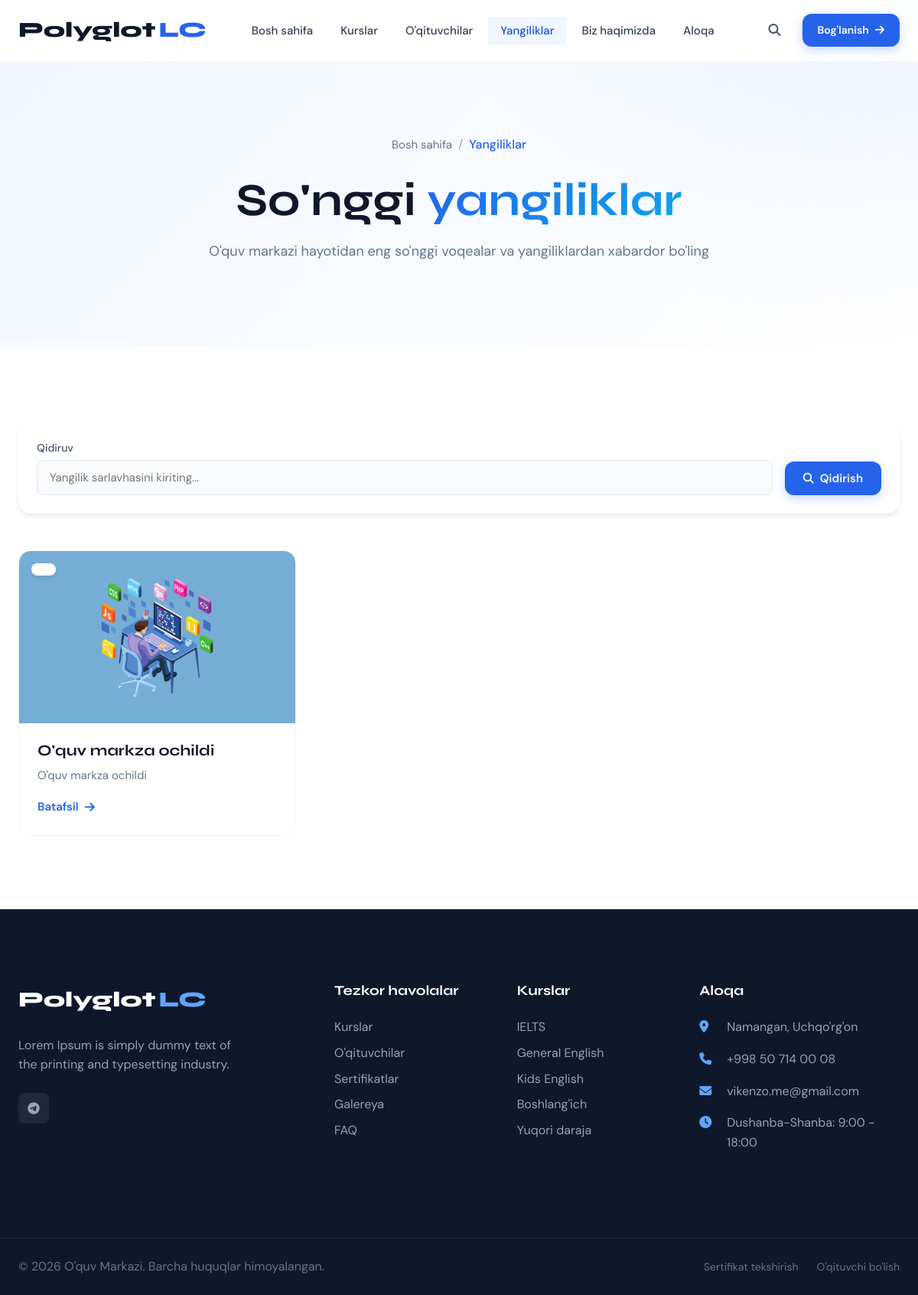
The app's page /yangiliklar/, older data.
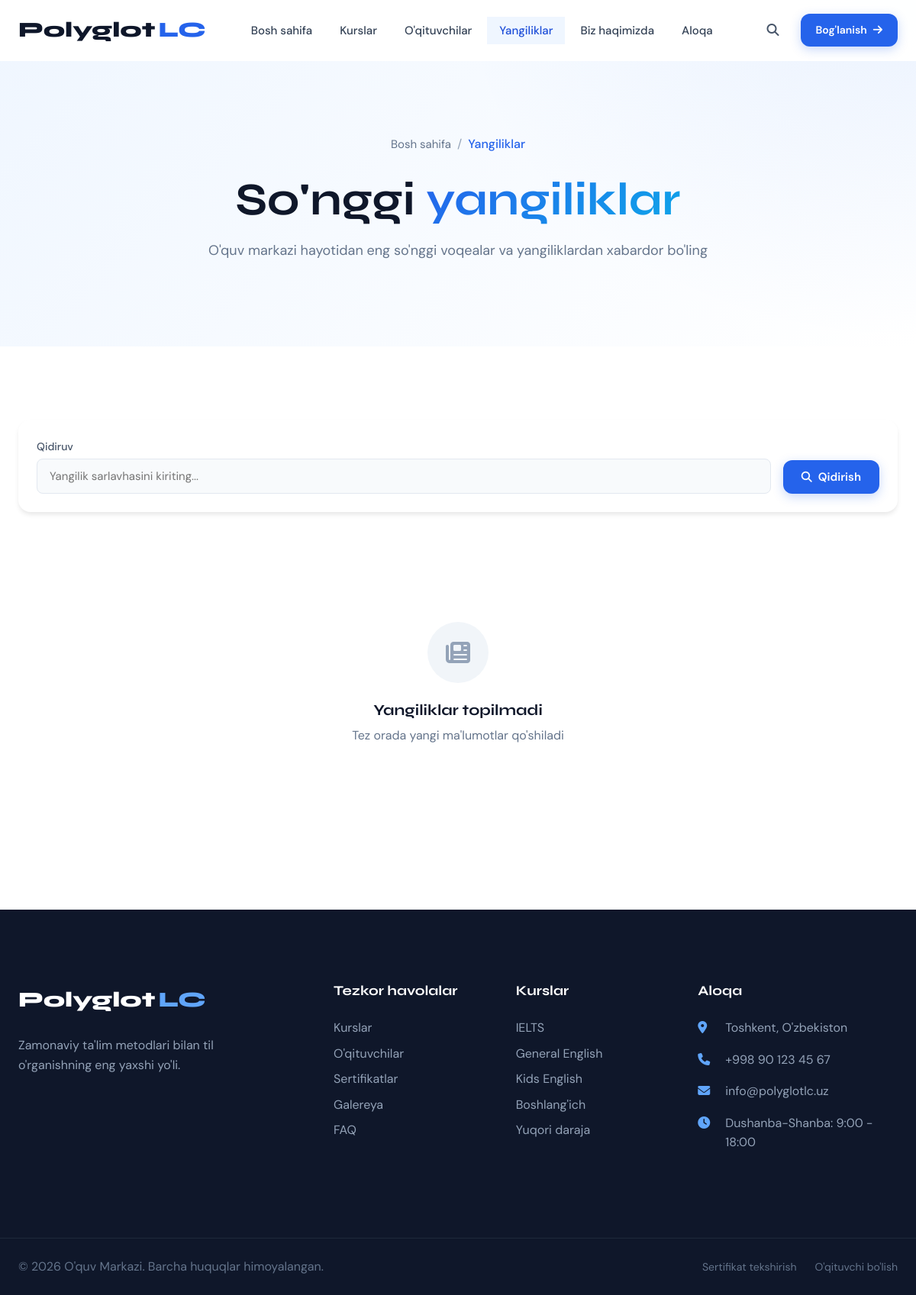
The same page, newer data.
### front/models.py (models this page shows, shortened)
class News(models.Model):
    title = models.CharField('Sarlavha', max_length=200)
    slug = models.SlugField('Slug', max_length=220, unique=True, blank=True)
    main_image = models.ImageField('Asosiy rasm', upload_to='news/%Y/%m/')
    thumbnail = models.ImageField('Kichik rasm', upload_to='news/thumbs/%Y/%m/', blank=True, null=True)
    short_description = models.CharField('Qisqacha', max_length=300)
    content = models.TextField('To\'liq kontent')
    gallery_images = models.ManyToManyField('NewsGalleryImage', verbose_name='Galereya rasmlari',
                                           blank=True, related_name='news_items')
    author = models.ForeignKey(User, on_delete=models.SET_NULL, null=True,
                              verbose_name='Muallif', related_name='news', blank=True)
    meta_keywords = models.CharField('Kalit so\'zlar (SEO)', max_length=255, blank=True)
    is_published = models.BooleanField('Nashr qilingan?', default=False)
    is_featured = models.BooleanField('Asosiy sahifada?', default=False)
    views_count = models.IntegerField('Ko\'rishlar', default=0, editable=False)
    publish_date = models.DateTimeField('Nashr sanasi', blank=True, null=True)
    created_at = models.DateTimeField('Yaratilgan', auto_now_add=True)
    updated_at = models.DateTimeField('Yangilangan', auto_now=True)
    class Meta:
        verbose_name = 'Yangilik'
        verbose_name_plural = 'Yangiliklar'
        ordering = ['-publish_date', '-created_at']

class SiteSettings(models.Model):
    site_name = models.CharField('Sayt nomi', max_length=200, default='O\'quv Markazi')
    site_tagline = models.CharField('Slogan', max_length=300, blank=True)
    logo = models.ImageField('Logo', upload_to='site/', blank=True, null=True)
    favicon = models.ImageField('Favicon', upload_to='site/', blank=True, null=True)
    phone_primary = models.CharField('Asosiy telefon', max_length=20)
    phone_secondary = models.CharField('Qo\'shimcha telefon', max_length=20, blank=True)
    email = models.EmailField('Email')
    address = models.TextField('Manzil')
    working_hours = models.CharField('Ish vaqti', max_length=200,
                                     default='Dushanba-Shanba: 9:00 - 18:00')
    about_short = models.TextField('Qisqacha haqimizda', max_length=500, blank=True,
                                   help_text='Asosiy sahifa uchun')
    about_full = models.TextField('To\'liq haqimizda', blank=True,
                                  help_text='Haqimizda sahifasi uchun')
    facebook = models.URLField('Facebook', blank=True)
    instagram = models.URLField('Instagram', blank=True)
    telegram = models.URLField('Telegram', blank=True)
    youtube = models.URLField('YouTube', blank=True)
    linkedin = models.URLField('LinkedIn', blank=True)
    twitter = models.URLField('Twitter', blank=True)
    tiktok = models.URLField('TikTok', blank=True)
    google_maps_embed = models.TextField('Google Maps embed kodi', blank=True)
    google_maps_link = models.URLField('Google Maps link', blank=True)
    meta_description = models.CharField('Meta tavsif', max_length=160, blank=True)
    meta_keywords = models.CharField('Meta kalit so\'zlar', max_length=255, blank=True)
    students_count = models.IntegerField('Talabalar soni', default=0,
                                        help_text='Saytda ko\'rsatish uchun')
    teachers_count = models.IntegerField('O\'qituvchilar soni', default=0)
    courses_count = models.IntegerField('Kurslar soni', default=0)
    success_rate = models.IntegerField('Muvaffaqiyat foizi', default=95,
                                      validators=[MinValueValidator(0), MaxValueValidator(100)])
    updated_at = models.DateTimeField('Yangilangan', auto_now=True)
    class Meta:
        verbose_name = 'Sayt sozlamalari'
        verbose_name_plural = 'Sayt sozlamalari'
    @classmethod
    def load(cls):
        obj, created = cls.objects.get_or_create(pk=1)
        return obj

### front/views.py (the view)
# urls.py: path('yangiliklar/', views.news_list, name='news_list'),
def news_list(request):
    news = News.objects.filter(is_published=True).order_by('-publish_date')
    search = request.GET.get('search', '')
    if search:
        news = news.filter(
            Q(title__icontains=search) |
            Q(short_description__icontains=search) |
            Q(content__icontains=search)
        )
    paginator = Paginator(news, 9)
    page = request.GET.get('page')
    news = paginator.get_page(page)
    featured_news = News.objects.filter(
        is_published=True,
        is_featured=True
    )[:3]
    context = {
        'news': news,
        'featured_news': featured_news,
        'search': search,
        'settings': SiteSettings.load(),
    }
    return render(request, 'news_list.html', context)

### templates/news_list.html (shortened to what this page needs)
{% extends 'base.html' %}
{% load static %}
{% block content %}
<section class="page-header">
    <div class="container">
        <div class="page-header-content">
            <nav class="breadcrumb">
                <a href="{% url 'home' %}">Bosh sahifa</a>
                <span>/</span>
                <span class="current">Yangiliklar</span>
            </nav>
            <h1 class="page-title">So'nggi <span class="text-gradient">yangiliklar</span></h1>
            <p class="page-desc">O'quv markazi hayotidan eng so'nggi voqealar va yangiliklardan xabardor bo'ling</p>
        </div>
    </div>
</section>
<section class="section-sm">
    <div class="container">
        <div class="filter-bar" data-aos="fade-up">
            <form class="filter-form" method="GET" action="">
                <div class="filter-group" style="flex: 2;">
                    <label class="filter-label">Qidiruv</label>
                    <input type="text" name="search" class="filter-input" placeholder="Yangilik sarlavhasini kiriting..." value="{{ search }}">
                </div>
                <button type="submit" class="btn btn-primary filter-btn">
                    <i class="fas fa-search"></i>
                    <span>Qidirish</span>
                </button>
            </form>
        </div>
        <div class="news-grid">
            {% for news_item in news %}
            <div class="news-card" data-aos="fade-up" data-aos-delay="{{ forloop.counter0|add:50 }}">
                <div class="news-image">
                    {% if news_item.main_image %}
                    <img src="{{ news_item.main_image.url }}" alt="{{ news_item.title }}">
                    {% else %}
                    <img src="https://images.unsplash.com/photo-1503676260728-1c00da094a0b?w=400&h=250&fit=crop" alt="{{ news_item.title }}">
                    {% endif %}
                    <div class="news-date">
                    </div>
                </div>
                <div class="news-content">
                    <h3 class="news-title">
                        <a href="{% url 'news_detail' news_item.slug %}">{{ news_item.title }}</a>
                    </h3>
                    <p class="news-excerpt">{{ news_item.short_description }}</p>
                    <a href="{% url 'news_detail' news_item.slug %}" class="news-link">
                        <span>Batafsil</span>
                        <i class="fas fa-arrow-right"></i>
                    </a>
                </div>
            </div>
            {% empty %}
            <div class="empty-state" style="grid-column: 1 / -1;">
                <div class="empty-state-icon">
                    <i class="fas fa-newspaper"></i>
                </div>
                <h3>Yangiliklar topilmadi</h3>
                <p>Tez orada yangi ma'lumotlar qo'shiladi</p>
            </div>
            {% endfor %}
        </div>
    </div>
</section>
{% endblock %}

### templates/base.html (shortened to what the changed rows need)
{% load static %}
<!DOCTYPE html>
<html lang="uz">
<head>
    <link rel="stylesheet" href="https://cdnjs.cloudflare.com/ajax/libs/font-awesome/6.5.1/css/all.min.css">
    <link href="https://unpkg.com/aos@2.3.1/dist/aos.css" rel="stylesheet">
    <link rel="stylesheet" href="{% static 'css/main.css' %}">
</head>
<body>
    <main class="main">
        {% block content %}{% endblock %}
    </main>
    <footer class="footer">
        <div class="footer-top">
            <div class="container">
                <div class="footer-grid">
                    <div class="footer-brand">
                        <a href="{% url 'home' %}" class="footer-logo">
                            {% if settings.logo %}
                            <img src="{{ settings.logo.url }}" alt="{{ settings.site_name }}">
                            {% else %}
                            <span class="logo-text">Polyglot</span><span class="logo-accent">LC</span>
                            {% endif %}
                        </a>
                        <p class="footer-desc">{{ settings.about_short|default:"Zamonaviy ta'lim metodlari bilan til o'rganishning eng yaxshi yo'li." }}</p>
                        <div class="footer-social">
                            {% if settings.telegram %}<a href="{{ settings.telegram }}" target="_blank" aria-label="Telegram"><i class="fab fa-telegram"></i></a>{% endif %}
                        </div>
                    </div>
                    <div class="footer-contact">
                        <ul>
                            <li>
                                <i class="fas fa-map-marker-alt"></i>
                                <span>{{ settings.address|default:"Toshkent, O'zbekiston" }}</span>
                            </li>
                            <li>
                                <i class="fas fa-phone"></i>
                                <a href="tel:{{ settings.phone_primary }}">{{ settings.phone_primary|default:"+998 90 123 45 67" }}</a>
                            </li>
                            <li>
                                <i class="fas fa-envelope"></i>
                                <a href="mailto:{{ settings.email }}">{{ settings.email|default:"info@polyglotlc.uz" }}</a>
                            </li>
                            <li>
                                <i class="fas fa-clock"></i>
                                <span>{{ settings.working_hours|default:"Dushanba-Shanba: 9:00 - 18:00" }}</span>
                            </li>
                        </ul>
                    </div>
                </div>
            </div>
        </div>
        <div class="footer-bottom">
            <div class="container">
                <div class="footer-bottom-inner">
                    <p>&copy; {% now "Y" %} {{ settings.site_name|default:"PolyglotLC" }}. Barcha huquqlar himoyalangan.</p>
                    <div class="footer-bottom-links">
                        <a href="{% url 'certificate_verify' %}">Sertifikat tekshirish</a>
                        <a href="{% url 'teacher_apply' %}">O'qituvchi bo'lish</a>
                    </div>
                </div>
            </div>
        </div>
    </footer>
</body>
</html>

Row changes from the older to the newer data that the page shows:
removed News: main_image (picture), title "O'quv markza ochildi", short_description "O'quv markza ochildi"
changed SiteSettings "Dushanba-Shanba: 9:00 - 18:00": about_short "Lorem Ipsum is simply dummy text of the printing and typesetting industry." → "Zamonaviy ta'lim metodlari bilan til o'rganishning eng yaxshi yo'li."; address "Namangan, Uchqo'rg'on" → "Toshkent, O'zbekiston"; phone_primary "+998 50 714 00 08" → "+998 90 123 45 67"; email "vikenzo.me@gmail.com" → "info@polyglotlc.uz"
Text that changed along with them:
text now shown: "Yangiliklar topilmadi Tez orada yangi ma'lumotlar qo'shiladi"
